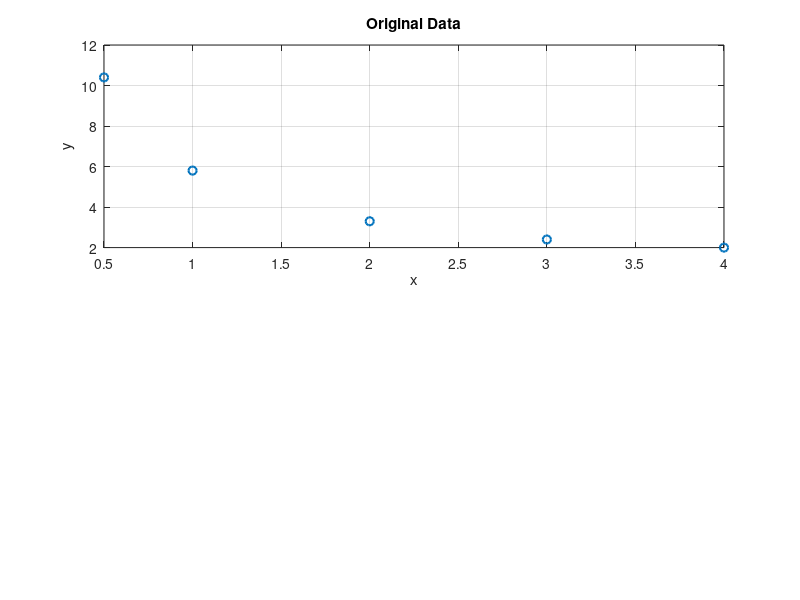

Reproduce this figure in MATLAB.
%% ME 2004: Nonlinear Regression
% DESCRIPTION: In this example, we will curve fit some nonlinear data. We need to linearize the data
% before applying least-squares regression.
clear; clc; close all;

%% a) Linearization
% We can begin linearizing the equation by square-rooting both sides:
% sqrt(y) = (a + sqrt(x))/(b*sqrt(x))
% --> sqrt(y) = a/(b*sqrt(x)) + sqrt(x)/(b*sqrt(x))
% --> sqrt(y) = (a/b)*(1/sqrt(x)) + (1/b)
% 
% Therefore, a plot of sqrt(y) vs. (1/sqrt(x)) will yield a straight line.
% The slope of the straight line is (a/b) and the y-intercept is (1/b). 

%% b) Determine a and b
% Load and plot original data (do so even though it's not explicitly required in the problem!!!!!)
load('ME2004_NonlinearRegressionData.mat')

figure
subplot(2,1,1)
plot(x,y,'o','linewidth',1.5)
grid on; hold on

xlabel('x')
ylabel('y')
title('Original Data')
% set(gcf,'Position',[988 196 881 714])   % Will probably need to change this on your computer


% Compute and plot linearized data



% subplot(2,1,2)
% plot(xt,yt,'d','linewidth',1.5)
% grid on; hold on
% title('Linearized Data')

% Construct and plot curve fit 

% plot(fo)
% xlabel('x_{transformed}')
% ylabel('y_{transformed}')
% legend('Linearized Data','Curve Fit','location','southeast')

% Extract coefficients








% Now that we have a and b, let's see if we can decently fit the original data


% subplot(2,1,1)
% fplot(myFit,[min(x) max(x)])
% legend('Raw Data','Curve Fit')

% Our computed a and b seem to fit the data extremely well, so we have confidence in our answers. 

%% c) Predictions



% Append to plots
% plot(x_predict,y_predict,'mv','linewidth',1.5,'DisplayName','Predicted Points')
% 
% subplot(2,1,2)
% plot(1./sqrt(x_predict),sqrt(y_predict),'mv','linewidth',1.5,'DisplayName','Predicted Points')

% Our predictions line up perfectly with both the linearized and non-linearized curve fits. 
